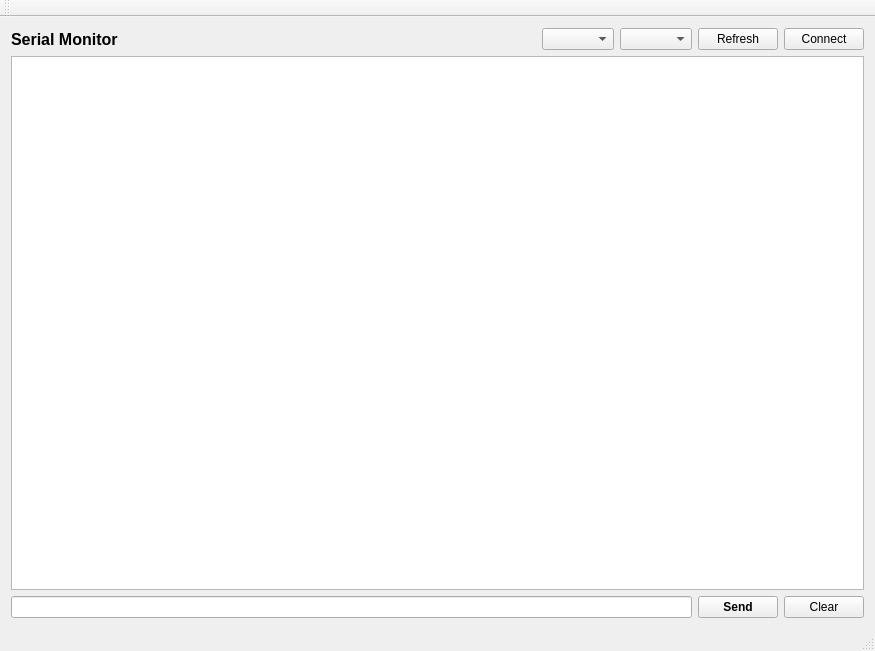
<?xml version="1.0" encoding="UTF-8"?>
<ui version="4.0">
 <class>serialMonitor</class>
 <widget class="QMainWindow" name="serialMonitor">
  <property name="geometry">
   <rect>
    <x>0</x>
    <y>0</y>
    <width>875</width>
    <height>651</height>
   </rect>
  </property>
  <property name="windowTitle">
   <string>Serial Monitor - Derek Black</string>
  </property>
  <widget class="QWidget" name="centralWidget">
   <layout class="QVBoxLayout" name="verticalLayout_2">
    <item>
     <layout class="QVBoxLayout" name="verticalLayout">
      <item>
       <layout class="QHBoxLayout" name="horizontalLayout_3">
        <item>
         <widget class="QLabel" name="mainWindowLabel">
          <property name="font">
           <font>
            <pointsize>12</pointsize>
            <weight>75</weight>
            <bold>true</bold>
           </font>
          </property>
          <property name="text">
           <string>Serial Monitor</string>
          </property>
         </widget>
        </item>
        <item>
         <spacer name="horizontalSpacer">
          <property name="orientation">
           <enum>Qt::Horizontal</enum>
          </property>
          <property name="sizeHint" stdset="0">
           <size>
            <width>40</width>
            <height>20</height>
           </size>
          </property>
         </spacer>
        </item>
        <item>
         <widget class="QComboBox" name="selectCommPortComboBox">
          <property name="editable">
           <bool>false</bool>
          </property>
         </widget>
        </item>
        <item>
         <widget class="QComboBox" name="selectBaudRateComboBox"/>
        </item>
        <item>
         <widget class="QPushButton" name="refreshButton">
          <property name="text">
           <string>Refresh</string>
          </property>
         </widget>
        </item>
        <item>
         <widget class="QPushButton" name="connectButton">
          <property name="text">
           <string>Connect</string>
          </property>
         </widget>
        </item>
       </layout>
      </item>
      <item>
       <widget class="QTextBrowser" name="textBrowser"/>
      </item>
      <item>
       <layout class="QHBoxLayout" name="horizontalLayout">
        <item>
         <widget class="QLineEdit" name="lineEdit"/>
        </item>
        <item>
         <widget class="QPushButton" name="sendButton">
          <property name="font">
           <font>
            <weight>75</weight>
            <bold>true</bold>
           </font>
          </property>
          <property name="text">
           <string>Send</string>
          </property>
         </widget>
        </item>
        <item>
         <widget class="QPushButton" name="clearButton">
          <property name="text">
           <string>Clear</string>
          </property>
         </widget>
        </item>
       </layout>
      </item>
     </layout>
    </item>
   </layout>
  </widget>
  <widget class="QMenuBar" name="menuBar">
   <property name="geometry">
    <rect>
     <x>0</x>
     <y>0</y>
     <width>875</width>
     <height>21</height>
    </rect>
   </property>
  </widget>
  <widget class="QToolBar" name="mainToolBar">
   <attribute name="toolBarArea">
    <enum>TopToolBarArea</enum>
   </attribute>
   <attribute name="toolBarBreak">
    <bool>false</bool>
   </attribute>
  </widget>
  <widget class="QStatusBar" name="statusBar"/>
 </widget>
 <layoutdefault spacing="6" margin="11"/>
 <resources/>
 <connections/>
</ui>
